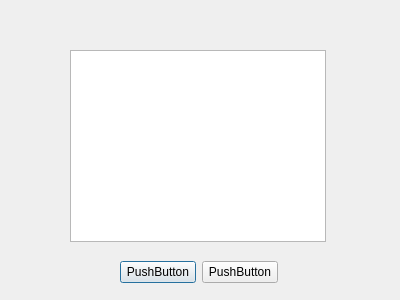
<?xml version="1.0" encoding="UTF-8"?>
<ui version="4.0">
 <class>MyDialog</class>
 <widget class="QDialog" name="MyDialog">
  <property name="geometry">
   <rect>
    <x>0</x>
    <y>0</y>
    <width>400</width>
    <height>300</height>
   </rect>
  </property>
  <property name="windowTitle">
   <string>Dialog</string>
  </property>
  <widget class="QGraphicsView" name="graphicsView">
   <property name="geometry">
    <rect>
     <x>70</x>
     <y>50</y>
     <width>256</width>
     <height>192</height>
    </rect>
   </property>
  </widget>
  <widget class="QWidget" name="">
   <property name="geometry">
    <rect>
     <x>120</x>
     <y>260</y>
     <width>158</width>
     <height>25</height>
    </rect>
   </property>
   <layout class="QHBoxLayout" name="horizontalLayout">
    <item>
     <widget class="QPushButton" name="pushButton">
      <property name="text">
       <string>PushButton</string>
      </property>
     </widget>
    </item>
    <item>
     <widget class="QPushButton" name="pushButton_2">
      <property name="text">
       <string>PushButton</string>
      </property>
     </widget>
    </item>
   </layout>
  </widget>
 </widget>
 <resources/>
 <connections/>
</ui>
